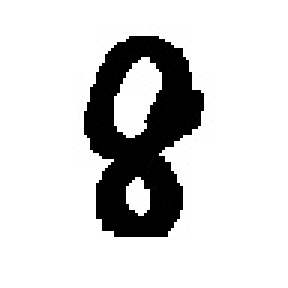
#> input picture Pictures/trainSmall/eight_2.jpg, 96 x 96 px, found by its file name (shown 3 times larger); its folder holds 4 pictures in this run
$ python BPNHandwrittenNumbers.py
#> lines starting #> are read from the running program, lines starting #| are printed output that depends on the picture; after the words box and inside, x2 and y2 are one past the last pixel; in counts of white or black regions, pixels touching at a corner belong together
### extractFeatures.py
import numpy as np
import avansvisionlib as avl
import cv2
# from IPython import get_ipython
# ipython = get_ipython()
from skimage import measure
import os
import matplotlib.pyplot as plt
from skimage.feature import hog
from skimage import exposure


# [45 lines left out: functions extractFeaturePerimeter, extractFeatureArea, extractFeatureNumberOfHoles, extractFeatureCircularity, not called in this run]

def retrieveHOG(inputMatrix, doPlot=False):
    image = inputMatrix.copy()
    fd, hogImage = hog(image, orientations=8, pixels_per_cell=(3, 3),
                       cells_per_block=(1, 1), visualise=True)

    hogVector = [0]*hogImage.size
    nRows = hogImage.shape[0]
    nCols = hogImage.shape[1]
    if doPlot:
        avl.show16SImageStretch(hogImage, "hog")
        cv2.destroyAllWindows()
    index = 0
    for cols in range(nCols):
        for rows in range(nRows):
            hogVector[index] = hogImage[rows][cols]
            index += 1

    return hogVector

# [10 lines left out: function pixelsOnly, not called in this run]

def extractFeatures(binaryImage):
# =============================================================================
#     perimeter = extractFeaturePerimeter(binaryImage)
#     area = extractFeatureArea(binaryImage)
#     nrHoles = extractFeatureNumberOfHoles(binaryImage)
# =============================================================================
    hogVector = retrieveHOG(binaryImage, doPlot=False)
    IT = [1]
    IT.extend(hogVector)
    return IT

def outputHandwrittenNumbers(filename):
    #filename = str(filename)
    if "zero" in filename:
        OT = [0,0,0,0]
    elif "one" in filename:
        OT = [0,0,0,1]
    elif "two" in filename:
        OT = [0,0,1,0]
    elif "three" in filename:
        OT = [0,0,1,1]
    elif "four" in filename:
        OT = [0,1,0,0]
    elif "five" in filename:
        OT = [0,1,0,1]
    elif "six" in filename:
        OT = [0,1,1,0]
    elif "seven" in filename:
        OT = [0,1,1,1]
    elif "eight" in filename:
        OT = [1,0,0,0]
    elif "nine" in filename:
        OT = [1, 0, 0, 1]
    else:
        print("Could not correctly classify object.")
    return OT


# [25 lines left out: function outputToNumber, not called in this run]

def makeBinaryImage(path):
    image = cv2.imread(path)
#> image is the input picture: shape (96, 96, 3); min 0, max 255, mean 212.1
    grayImage = cv2.cvtColor(image, cv2.COLOR_BGR2GRAY)
    binaryImage = cv2.threshold(grayImage, 140, 1, cv2.THRESH_BINARY_INV)[1]
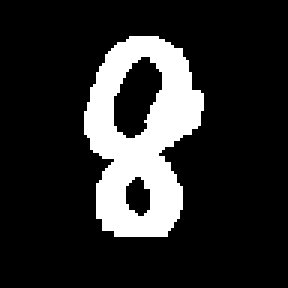
#> binaryImage: shape (96, 96) (shown 3 times larger); values 0 (black) and 1 (white), 16.8% white; 1 white region, box (x1, y1, x2, y2) and area: (28, 12, 68, 79) 1549
    return binaryImage

# [14 lines left out: function memoriseLargest, not called in this run]

### trainingProgram.py
import cv2
import numpy as np
import avlBPNEvaWorking as BPN
import avansvisionlib as avl
import pandas as pd
import os
import extractFeatures as ef

def trainHandwrittenNumbers(imageWD):

    # Maximale fout die toegestaan wordt in de output voor de training input
    MAX_OUTPUT_ERROR = 1E-8
    # maximaal aantal runs dat uitgevoerd wordt bij het trainen
    MAXRUNS = 10000

    imageCodes = []

    for file in os.listdir(imageWD):  # +folder
        if file != ".DS_Store":
            numberOfInputs = len(os.listdir(imageWD))
            imageCodes.append(file)
        image = ef.makeBinaryImage(imageWD + file)
#> pass 2 of the loop in trainHandwrittenNumbers, `for file in os.listdir(imageWD):`:
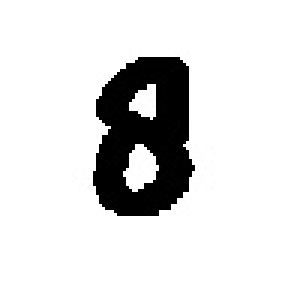
#> input picture Pictures/trainSmall/eight_3.jpg, 96 x 96 px, found by its file name (shown 3 times larger)
#> in makeBinaryImage, image is the input picture: shape (96, 96, 3); min 0, max 255, mean 219.9
#> in makeBinaryImage (call 2), `binaryImage = cv2.threshold(grayImage, 140, 1, cv2.THRESH_BINARY_INV)[1]`:
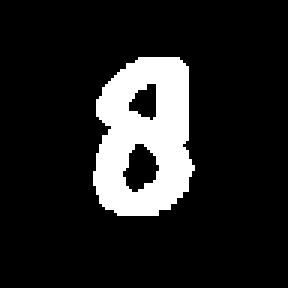
#> binaryImage: shape (96, 96) (shown 3 times larger); values 0 (black) and 1 (white), 13.8% white; 1 white region, box (x1, y1, x2, y2) and area: (31, 19, 65, 72) 1270
#> pass 3 of the loop in trainHandwrittenNumbers, `for file in os.listdir(imageWD):`:
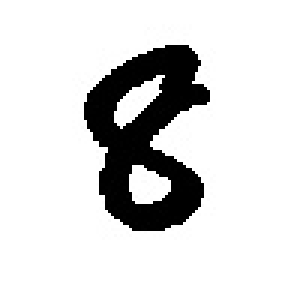
#> input picture Pictures/trainSmall/eight_5.jpg, 96 x 96 px, found by its file name (shown 3 times larger)
#> in makeBinaryImage, image is the input picture: shape (96, 96, 3); min 0, max 255, mean 215.1
#> in makeBinaryImage (call 3), `binaryImage = cv2.threshold(grayImage, 140, 1, cv2.THRESH_BINARY_INV)[1]`:
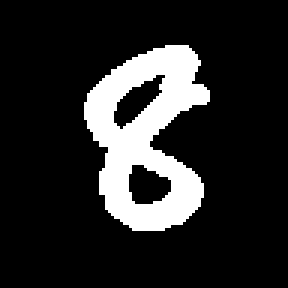
#> binaryImage: shape (96, 96) (shown 3 times larger); values 0 (black) and 1 (white), 15.6% white; 1 white region, box (x1, y1, x2, y2) and area: (28, 15, 70, 77) 1442
#> the loop made 4 passes; the first 3 are shown

    # print(imageCodes)
    # avl.show16SImageStretch(image, "image")

    numberOfFeatures = image.size + 1
#> numberOfFeatures = 9217
    numberOfOutputs = 4

    print("\n Testset laden... \n \n")
    print("\t BPN Inputlayer  = " + str(numberOfInputs) + " neurons")
    print("\t BPN Outputlayer = " + str(numberOfOutputs) + " neurons")
    hiddenNeurons = int(input("Please choose a number of hidden neurons: "))
#> the answer given: 1
    print("Thank You!!")

    print("Initialize BPN... ")

    V0, W0, dV0, dW0 = BPN.initializeBPN(numberOfFeatures, hiddenNeurons, numberOfOutputs)
#> W0 = [0.0771, 0.09, 0.0253, 0.0133]; dW0 = [0, 0, 0, 0]

    #perimeterMax, areaMax = ef.memoriseLargest(imageWD)
    counter = 0
    totalImg = len(imageCodes)
    # Haal de afbeeldingen uit de map.
    for i in range(totalImg):
        # TODO: random aanpassen
        counter += 1
        print("image {} out of {}".format(counter, totalImg))
        indexnummer = np.random.randint(len(imageCodes))
        filename = imageCodes.pop(indexnummer)
        print("load image {}".format(filename))
        binaryImage = ef.makeBinaryImage(imageWD + filename)

        runs = 0

        sumSqrDiffError = MAX_OUTPUT_ERROR + 1
        # looping over afbeeldingen met eenen,tweeen drieen, vieren, vijfen, zessen enz
        # Voor elke feature worden de weights bepaald

        # bepaal de input en output van de traindata
        IT = np.array(ef.extractFeatures(binaryImage))
#> in retrieveHOG, `fd, hogImage = hog(image, orientations=8, pixels_per_cell=(3, 3), cell..`: fd = 8192 values, max 1 at index 884, min 0 at index 0, mean 0.022
#> after the loop in retrieveHOG, `for cols in range(nCols):`: hogVector = 9216 values, max 0.916 at index 6187, min 0 at index 0, mean 0.00758; index = 9216
        OT = np.array(ef.outputHandwrittenNumbers(filename))
        avgRuns = []

        while ((sumSqrDiffError > MAX_OUTPUT_ERROR) & (runs < MAXRUNS)):
            sumSqrDiffError = 0
            #     for inputSetRowNr in range(ITset.shape[0]):  # Afbeeldingen in de map
            # for inputSetRowNr in range(binaryImage.shape[0]):

            OH = BPN.calculateOutputHiddenLayer(IT, V0)
            OO = BPN.calculateOutputBPN(OH, W0)
            [V1, W1, dV1, dW1] = BPN.adaptVW(OT, OO, OH, IT, W0, dW0, V0, dV0)

            #calculate model error
            outputError0 = BPN.calculateOutputBPNError(OO, OT)
            outputError1 = BPN.calculateOutputBPNError(BPN.BPN(IT, V1, W1), OT)
            sumSqrDiffError += (outputError1 - outputError0) * (outputError1 - outputError0)

            #save weights
            V0 = V1
            W0 = W1
            dV0 = dV1
            dW0 = dW1

            #print("sumSqrDiffError = " + str(sumSqrDiffError))
            runs += 1
#> this loop made 147 passes
#> (dW in adaptVW, W in adaptVW) on pass 1: ([0.0582, -0.063, -0.0612, -0.0609], [0.135, 0.027, -0.0359, -0.0476])
        print("Runs = " + str(runs))
        avgRuns.append(runs)
        print(" ")
#> pass 2 of the loop in trainHandwrittenNumbers, `for i in range(totalImg):`:
#> pass 3 of the loop in trainHandwrittenNumbers, `for i in range(totalImg):`:
#> the loop made 4 passes; the first 3 are shown
    # [7 lines of commented-out code are left out]
    print("BPN Training is ready!")
    print("Average number of runs: " + str(np.mean(avgRuns)))
    print(V0)
    print(W0)
    return V0, W0

    # [4 lines of commented-out code are left out]

### avlBPNEvaWorking.py
import numpy as np
import cv2
import avansvisionlib as avl

# // TRAININGSET:  I0 because of bias V0
# //
# // setnr     I0     I1     I2    I3    I4    O1   O2
# //   1	   1.0    0.4   -0.7   0.1   0.71  0.0  0.0
# //   2       1.0    0.3   -0.5   0.05  0.34  0.0  0.0
# //   3       1.0    0.6    0.1   0.3   0.12  0.0  1.0
# //   4       1.0    0.2    0.4   0.25  0.34  0.0  1.0
# //   5	   1.0   -0.2    0.12  0.56  1.0   1.0  0.0
# //   6	   1.0	  0.1   -0.34  0.12  0.56  1.0  0.0
# //   7	   1.0   -0.6    0.12  0.56  1.0   1.0  1.0
# //   8	   1.0	  0.56  -0.2   0.12  0.56  1.0  1.0


# [64 lines left out: functions loadTrainingSet1, loadBinaryTrainingSet1, loadTrainingXOR, not called in this run]


def initializeBPN(inputNeurons, hiddenNeurons, outputNeurons):
    inputNeurons = int(inputNeurons)
    hiddenNeurons = int(hiddenNeurons)
    outputNeurons = int(outputNeurons)

    # Set all weightfactors to a random value
    V0 = [np.random.random()/10 for ii in range(hiddenNeurons) for jj in range(inputNeurons)]
    V0 = np.array(V0)
    V0.resize(hiddenNeurons, inputNeurons)

    W0 = [np.random.random()/10 for ii in range(outputNeurons) for jj in range(hiddenNeurons)]
    W0 = np.array(W0)
    W0.resize(outputNeurons, hiddenNeurons)

    # Initial modification of the weightfactors
#    dV0 = np.array([[None for row in range(inputNeurons)] for col in range(hiddenNeurons)])
#    dW0 = np.array([[None for row in range(hiddenNeurons)] for col in range(outputNeurons)])
    dV0 = np.zeros((hiddenNeurons, inputNeurons))
    dW0 = np.zeros((outputNeurons, hiddenNeurons))
    vColRange = range(1, inputNeurons)
    wColRange = range(1, hiddenNeurons)
    for rowIteration in range(hiddenNeurons):
        dV0[rowIteration][vColRange] = np.diff(V0[rowIteration])

    for rowIteration in range(outputNeurons):
        dW0[rowIteration][wColRange] = np.diff(W0[rowIteration])

    return V0, W0, dV0, dW0


# [20 lines of commented-out code are left out]


def calculateOutputHiddenLayer(input_inputLayer, weightfactorV):
    # STEP 1: output_inputLayer = input_inputLayer
    input_inputLayer.resize(len(input_inputLayer),1)
    OI = input_inputLayer
    # STEP 2: initializing weights (already done)

    # STEP 3: calculate input_hiddenLayer
    # Vt = np.transpose(weightfactorV)
    IH = np.dot(weightfactorV, OI)

    # STEP 4: calculate output_hiddenLayer
    hiddenNeurons = weightfactorV.shape[0]
    OH = np.zeros(hiddenNeurons)
    for row in range(hiddenNeurons):
        value = 1 / (1 + np.exp(-IH[row]))
        OH[row] = value
    OH = np.array(OH)
    OH.resize(hiddenNeurons,1)
    return OH


def calculateOutputBPN(OH, W):
    # STEP 5: calculate input_outputLayer
    # Wt = np.transpose(W)
    IO = np.dot(W, OH)

    # STEP 6: calculate output_outputLayer
    outputNeurons = W.shape[0]
    OO = []
    for row in range(outputNeurons):
        value = 1 / (1 + np.exp(- IO[row]))
        OO.append(value)
    OO = np.array(OO)
    OO.resize(outputNeurons, 1)

    return OO


def calculateOutputBPNError(OO, OT):
    # STEP 7: calculate the error
    sumSqrErr = 0
    diff = 0
    for row in range(OT.shape[0]):
        diff = OT[row] - OO[row]
        sumSqrErr += (diff * diff)
    outputError = 0.5 * sumSqrErr

    return outputError

# [10 lines of commented-out code are left out]

def transferDerivative(output):
    return output*(1-output)

def adaptVW(OT, OO, OH, OI, W0, dW0, V0, dV0):
    # adapt weightfactors W
    # STEP 8:
    ALPHA = 0.3
    ETHA = 0.5
    nrOutPutTrSet = OT.shape[0]
    OT = np.array(OT)
    OT.resize(nrOutPutTrSet,1)
    OOerror = OT - OO

    derivative = []
    for row in range(nrOutPutTrSet):
        error = (OT[row, 0] - OO[row, 0]) * transferDerivative(OO[row, 0])
        derivative.append(error)
    D = np.array(derivative)
    #d.resize(nrOutPutTrSet, 1)

    Y = np.zeros((nrOutPutTrSet,OH.shape[0]))#[[0]*OH.shape[0]]*nrOutPutTrSet
    for j in range(nrOutPutTrSet):
        for i in range(OH.shape[0]):
            entry = np.dot(OH[i],D[j])
            Y[j][i] = entry
    Y = np.array(Y)
    Y.resize(nrOutPutTrSet, OH.shape[0])


    # STEP 9:
    dW = ALPHA * dW0 + ETHA * Y

    # adapt weightfactors V
    # STEP 10:
    OHerror = np.dot(W0.transpose(),D)
    OHerror.resize(OH.shape[0], 1)

    # STEP 11:
    bpError = np.zeros((OH.shape[0],1))
    for row in range(OH.shape[0]):
        dStari = OHerror[row, 0] * transferDerivative(OH[row, 0])
        bpError[row] = dStari
    bpError = np.array(bpError)
    bpError.resize(OH.shape[0], 1)

    # STEP 12:
    bpErrorT = np.transpose(bpError)
    X = np.zeros((OH.shape[0],OI.shape[0]))

    for col in range(OH.shape[0]):
        for row in range(OI.shape[0]):
            entrydStarT = np.dot(OI[row], bpErrorT[0][col])
            X[col][row] = entrydStarT
    # X = OI * bpError
    X = np.array(X)
    X.resize(OH.shape[0], OI.shape[0])

    # STEP 13
    dV = ALPHA * dV0 + ETHA * X

    # Update matrices with weightfactors
    # STEP 14:
    V = V0 + dV
    W = W0 + dW

    return V, W, dV, dW


def BPN(II, V, W):
    OH = calculateOutputHiddenLayer(II, V)
    OO = calculateOutputBPN(OH, W)
    return OO

### testProgram.py
import cv2
import numpy as np
import avlBPNEvaWorking as BPN
import avansvisionlib as avl
import pandas as pd
import os
import extractFeatures as ef
import re

def testHandwrittenNumbers(imageWD, V0, W0):
    imageCodes = []

#> (the run stopped early here; a loop or call above may not have finished)
